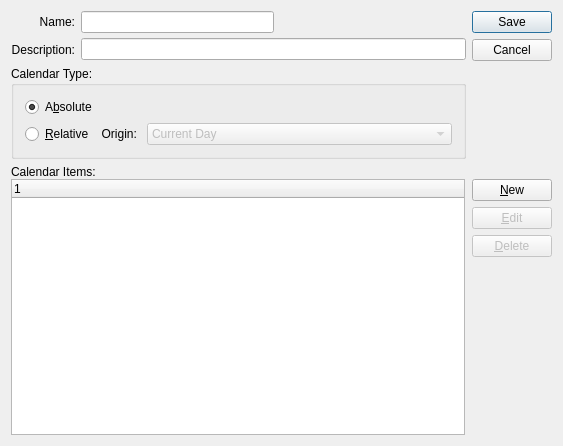
<?xml version="1.0" encoding="UTF-8"?>
<ui version="4.0">
 <comment>This file is part of the xTuple ERP: PostBooks Edition, a free and
open source Enterprise Resource Planning software suite,
Copyright (c) 1999-2010 by OpenMFG LLC, d/b/a xTuple.
It is licensed to you under the Common Public Attribution License
version 1.0, the full text of which (including xTuple-specific Exhibits)
is available at www.xtuple.com/CPAL.  By using this software, you agree
to be bound by its terms.</comment>
 <class>calendar</class>
 <widget class="QDialog" name="calendar">
  <property name="geometry">
   <rect>
    <x>0</x>
    <y>0</y>
    <width>563</width>
    <height>446</height>
   </rect>
  </property>
  <property name="windowTitle">
   <string>Calendar</string>
  </property>
  <layout class="QGridLayout" name="gridLayout_3">
   <item row="0" column="0">
    <layout class="QGridLayout" name="gridLayout">
     <item row="0" column="0">
      <widget class="QLabel" name="_nameLit">
       <property name="text">
        <string>Name:</string>
       </property>
       <property name="alignment">
        <set>Qt::AlignRight|Qt::AlignTrailing|Qt::AlignVCenter</set>
       </property>
      </widget>
     </item>
     <item row="0" column="1" rowspan="2">
      <layout class="QVBoxLayout">
       <property name="spacing">
        <number>5</number>
       </property>
       <item>
        <layout class="QHBoxLayout">
         <property name="spacing">
          <number>0</number>
         </property>
         <item>
          <widget class="XLineEdit" name="_name"/>
         </item>
         <item>
          <spacer>
           <property name="orientation">
            <enum>Qt::Horizontal</enum>
           </property>
           <property name="sizeType">
            <enum>QSizePolicy::Expanding</enum>
           </property>
           <property name="sizeHint" stdset="0">
            <size>
             <width>20</width>
             <height>20</height>
            </size>
           </property>
          </spacer>
         </item>
        </layout>
       </item>
       <item>
        <widget class="XLineEdit" name="_descrip"/>
       </item>
      </layout>
     </item>
     <item row="1" column="0">
      <widget class="QLabel" name="_descriptionLit">
       <property name="text">
        <string>Description:</string>
       </property>
       <property name="alignment">
        <set>Qt::AlignRight|Qt::AlignTrailing|Qt::AlignVCenter</set>
       </property>
      </widget>
     </item>
    </layout>
   </item>
   <item row="0" column="1" rowspan="2">
    <widget class="QDialogButtonBox" name="_buttonBox">
     <property name="orientation">
      <enum>Qt::Vertical</enum>
     </property>
     <property name="standardButtons">
      <set>QDialogButtonBox::Cancel|QDialogButtonBox::Save</set>
     </property>
    </widget>
   </item>
   <item row="1" column="0">
    <widget class="QGroupBox" name="_calendarType">
     <property name="title">
      <string>Calendar Type:</string>
     </property>
     <layout class="QGridLayout" name="gridLayout_2">
      <item row="0" column="0">
       <layout class="QHBoxLayout" name="horizontalLayout">
        <item>
         <widget class="QRadioButton" name="_absolute">
          <property name="text">
           <string>A&amp;bsolute</string>
          </property>
          <property name="checked">
           <bool>true</bool>
          </property>
         </widget>
        </item>
        <item>
         <spacer name="horizontalSpacer">
          <property name="orientation">
           <enum>Qt::Horizontal</enum>
          </property>
          <property name="sizeHint" stdset="0">
           <size>
            <width>40</width>
            <height>20</height>
           </size>
          </property>
         </spacer>
        </item>
       </layout>
      </item>
      <item row="1" column="0">
       <layout class="QHBoxLayout">
        <property name="spacing">
         <number>5</number>
        </property>
        <item>
         <widget class="QRadioButton" name="_relative">
          <property name="text">
           <string>&amp;Relative    Origin:</string>
          </property>
         </widget>
        </item>
        <item>
         <widget class="QComboBox" name="_origin">
          <property name="enabled">
           <bool>false</bool>
          </property>
          <property name="sizePolicy">
           <sizepolicy hsizetype="Expanding" vsizetype="Fixed">
            <horstretch>0</horstretch>
            <verstretch>0</verstretch>
           </sizepolicy>
          </property>
          <item>
           <property name="text">
            <string>Current Day</string>
           </property>
          </item>
          <item>
           <property name="text">
            <string>Tomorrow</string>
           </property>
          </item>
          <item>
           <property name="text">
            <string>Beginning of Current Week</string>
           </property>
          </item>
          <item>
           <property name="text">
            <string>Beginning of Next Week</string>
           </property>
          </item>
          <item>
           <property name="text">
            <string>Beginning of Current Month</string>
           </property>
          </item>
          <item>
           <property name="text">
            <string>Beginning of Next Month</string>
           </property>
          </item>
          <item>
           <property name="text">
            <string>Beginning of Last Year</string>
           </property>
          </item>
          <item>
           <property name="text">
            <string>Beginning of Current Year</string>
           </property>
          </item>
          <item>
           <property name="text">
            <string>Beginning of Next Year</string>
           </property>
          </item>
         </widget>
        </item>
       </layout>
      </item>
     </layout>
    </widget>
   </item>
   <item row="2" column="0" colspan="2">
    <layout class="QVBoxLayout">
     <property name="spacing">
      <number>0</number>
     </property>
     <item>
      <widget class="QLabel" name="_calendarItemsLit">
       <property name="text">
        <string>Calendar Items:</string>
       </property>
      </widget>
     </item>
     <item>
      <layout class="QHBoxLayout">
       <property name="spacing">
        <number>7</number>
       </property>
       <item>
        <widget class="XTreeWidget" name="_calitem">
         <property name="sizePolicy">
          <sizepolicy hsizetype="Expanding" vsizetype="Expanding">
           <horstretch>0</horstretch>
           <verstretch>0</verstretch>
          </sizepolicy>
         </property>
        </widget>
       </item>
       <item>
        <layout class="QVBoxLayout">
         <item>
          <widget class="QPushButton" name="_new">
           <property name="text">
            <string>&amp;New</string>
           </property>
          </widget>
         </item>
         <item>
          <widget class="QPushButton" name="_edit">
           <property name="enabled">
            <bool>false</bool>
           </property>
           <property name="text">
            <string>&amp;Edit</string>
           </property>
          </widget>
         </item>
         <item>
          <widget class="QPushButton" name="_delete">
           <property name="enabled">
            <bool>false</bool>
           </property>
           <property name="text">
            <string>&amp;Delete</string>
           </property>
          </widget>
         </item>
         <item>
          <spacer>
           <property name="orientation">
            <enum>Qt::Vertical</enum>
           </property>
           <property name="sizeType">
            <enum>QSizePolicy::Expanding</enum>
           </property>
           <property name="sizeHint" stdset="0">
            <size>
             <width>20</width>
             <height>20</height>
            </size>
           </property>
          </spacer>
         </item>
        </layout>
       </item>
      </layout>
     </item>
    </layout>
   </item>
  </layout>
 </widget>
 <layoutdefault spacing="6" margin="11"/>
 <pixmapfunction>qPixmapFromMimeSource</pixmapfunction>
 <customwidgets>
  <customwidget>
   <class>XLineEdit</class>
   <extends>QLineEdit</extends>
   <header>xlineedit.h</header>
   <container>1</container>
  </customwidget>
  <customwidget>
   <class>XTreeWidget</class>
   <extends>QTreeWidget</extends>
   <header>xtreewidget.h</header>
   <container>1</container>
  </customwidget>
 </customwidgets>
 <tabstops>
  <tabstop>_name</tabstop>
  <tabstop>_descrip</tabstop>
  <tabstop>_absolute</tabstop>
  <tabstop>_relative</tabstop>
  <tabstop>_origin</tabstop>
  <tabstop>_calitem</tabstop>
  <tabstop>_new</tabstop>
  <tabstop>_edit</tabstop>
  <tabstop>_delete</tabstop>
 </tabstops>
 <resources/>
 <connections>
  <connection>
   <sender>_relative</sender>
   <signal>toggled(bool)</signal>
   <receiver>_origin</receiver>
   <slot>setEnabled(bool)</slot>
   <hints>
    <hint type="sourcelabel">
     <x>20</x>
     <y>20</y>
    </hint>
    <hint type="destinationlabel">
     <x>20</x>
     <y>20</y>
    </hint>
   </hints>
  </connection>
  <connection>
   <sender>_calitem</sender>
   <signal>valid(bool)</signal>
   <receiver>_edit</receiver>
   <slot>setEnabled(bool)</slot>
   <hints>
    <hint type="sourcelabel">
     <x>20</x>
     <y>20</y>
    </hint>
    <hint type="destinationlabel">
     <x>20</x>
     <y>20</y>
    </hint>
   </hints>
  </connection>
  <connection>
   <sender>_calitem</sender>
   <signal>itemSelected(int)</signal>
   <receiver>_edit</receiver>
   <slot>animateClick()</slot>
   <hints>
    <hint type="sourcelabel">
     <x>20</x>
     <y>20</y>
    </hint>
    <hint type="destinationlabel">
     <x>20</x>
     <y>20</y>
    </hint>
   </hints>
  </connection>
  <connection>
   <sender>_calitem</sender>
   <signal>valid(bool)</signal>
   <receiver>_delete</receiver>
   <slot>setEnabled(bool)</slot>
   <hints>
    <hint type="sourcelabel">
     <x>20</x>
     <y>20</y>
    </hint>
    <hint type="destinationlabel">
     <x>20</x>
     <y>20</y>
    </hint>
   </hints>
  </connection>
  <connection>
   <sender>_buttonBox</sender>
   <signal>rejected()</signal>
   <receiver>calendar</receiver>
   <slot>reject()</slot>
   <hints>
    <hint type="sourcelabel">
     <x>516</x>
     <y>96</y>
    </hint>
    <hint type="destinationlabel">
     <x>281</x>
     <y>222</y>
    </hint>
   </hints>
  </connection>
 </connections>
</ui>
